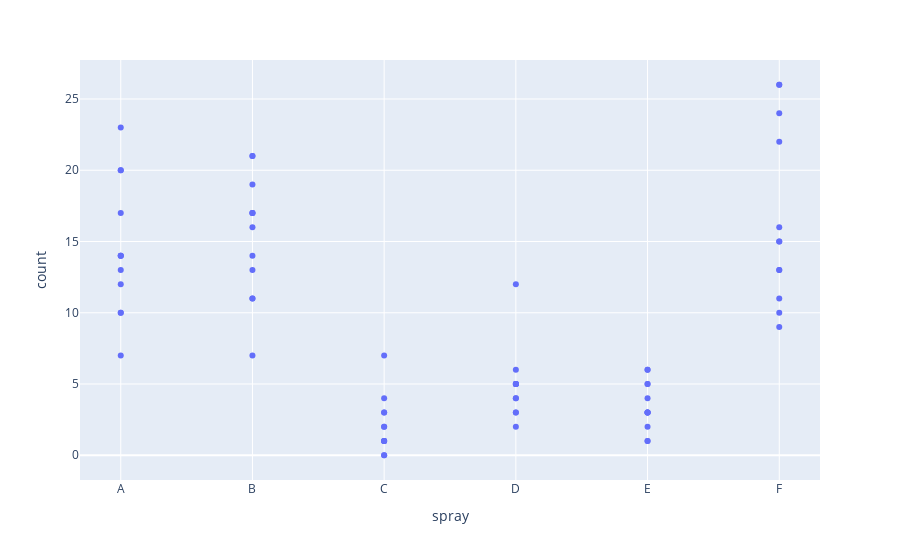

Write notebook code for a chart like this one.
### Code cell
fig_insects = px.scatter(insects, x="spray", y="count")
fig_insects.show()

### Figure 1 — Plotly figure (JSON) as saved in the notebook; plotly's stock layout.template omitted (floating-point values rounded to 4 significant figures)
{"data": [{"hoverlabel": {"namelength": 0}, "hovertemplate": "spray=%{x}<br>count=%{y}", "legendgroup": "", "marker": {"color": "#636efa", "symbol": "circle"}, "mode": "markers", "name": "", "showlegend": false, "type": "scatter", "x": ["A", "A", "A", "A", "A", "A", "A", "A", "A", "A", "A", "A", "B", "B", "B", "B", "B", "B", "B", "B", "B", "B", "B", "B", "C", "C", "C", "C", "C", "C", "C", "C", "C", "C", "C", "C", "D", "D", "D", "D", "D", "D", "D", "D", "D", "D", "D", "D", "E", "E", "E", "E", "E", "E", "E", "E", "E", "E", "E", "E", "F", "F", "F", "F", "F", "F", "F", "F", "F", "F", "F", "F"], "xaxis": "x", "y": [10, 7, 20, 14, 14, 12, 10, 23, 17, 20, 14, 13, 11, 17, 21, 11, 16, 14, 17, 17, 19, 21, 7, 13, 0, 1, 7, 2, 3, 1, 2, 1, 3, 0, 1, 4, 3, 5, 12, 6, 4, 3, 5, 5, 5, 5, 2, 4, 3, 5, 3, 5, 3, 6, 1, 1, 3, 2, 6, 4, 11, 9, 15, 22, 15, 16, 13, 10, 26, 26, 24, 13], "yaxis": "y"}], "layout": {"autosize": true, "legend": {"tracegroupgap": 0}, "margin": {"t": 60}, "xaxis": {"anchor": "y", "autorange": true, "domain": [0, 1], "range": [-0.3009, 5.301], "title": {"text": "spray"}, "type": "category"}, "yaxis": {"anchor": "x", "autorange": true, "domain": [0, 1], "range": [-1.711, 27.71], "title": {"text": "count"}, "type": "linear"}}}
